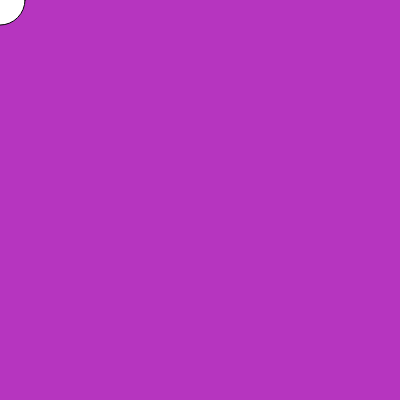
Frame 1 (no input)
Frame 60 (no input): identical to frame 1, image omitted
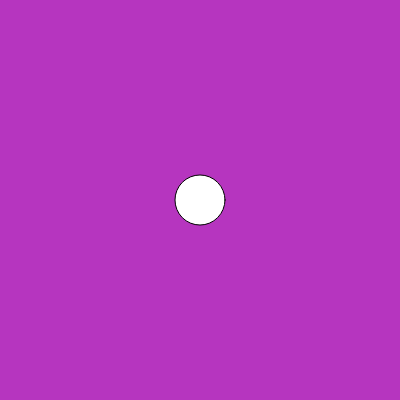
Frame 120 (the mouse pressed at the canvas centre since frame 60)

The p5.js sketch that drew these frames (run headless with seeded random() and noise() and a simulated clock; from frame 60 on, the mouse is pressed at the canvas centre):

// p5.js sketch
// ── sketch.js
let cR, cG, cB;

function setup() {
  createCanvas(400, 400);
  cR = random(255);
  cG = random(255);
  cB = random(255);
}

function draw() {
  background(cR, cG, cB);
  ellipse(mouseX, mouseY, 50, 50);
}
